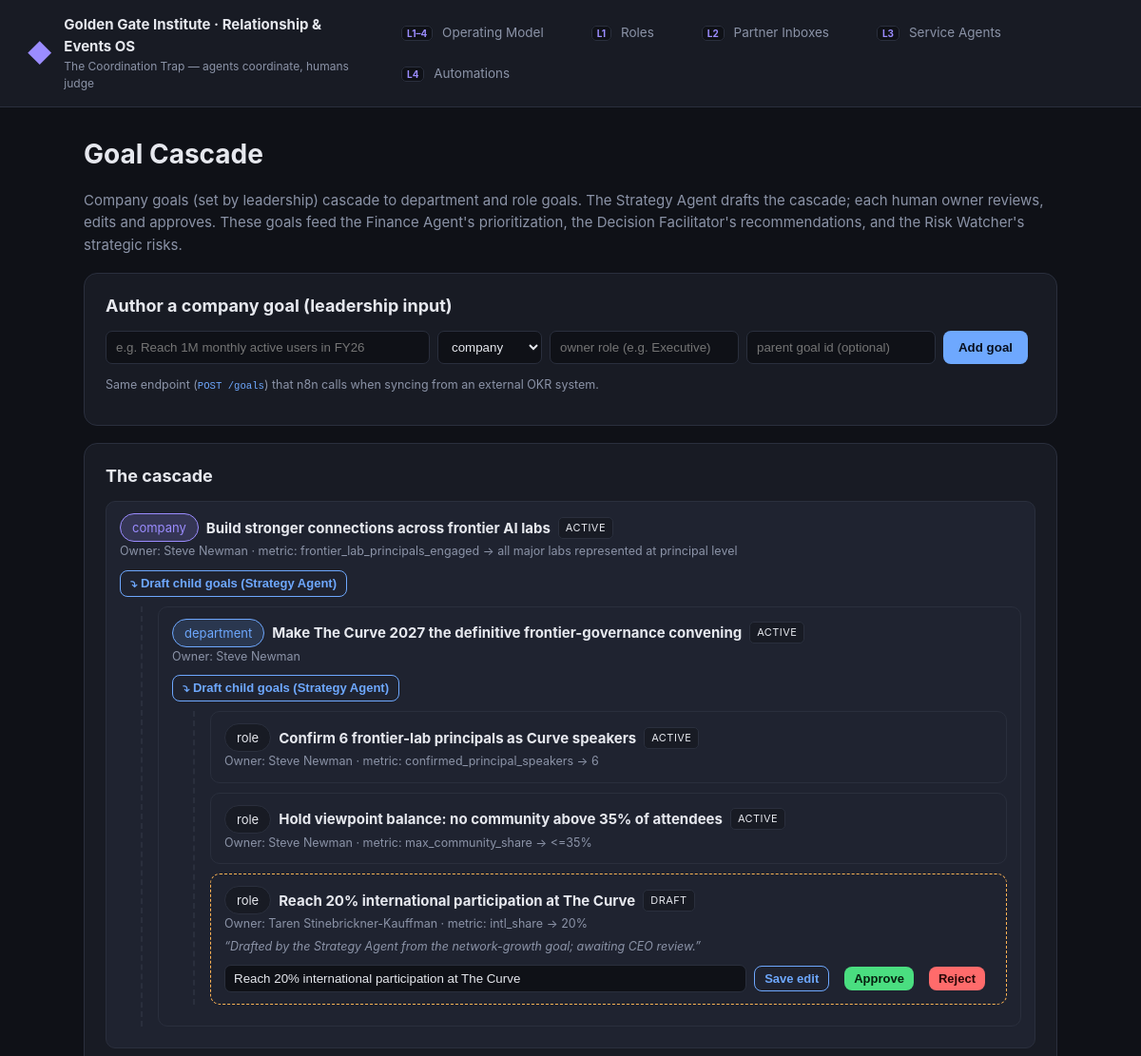
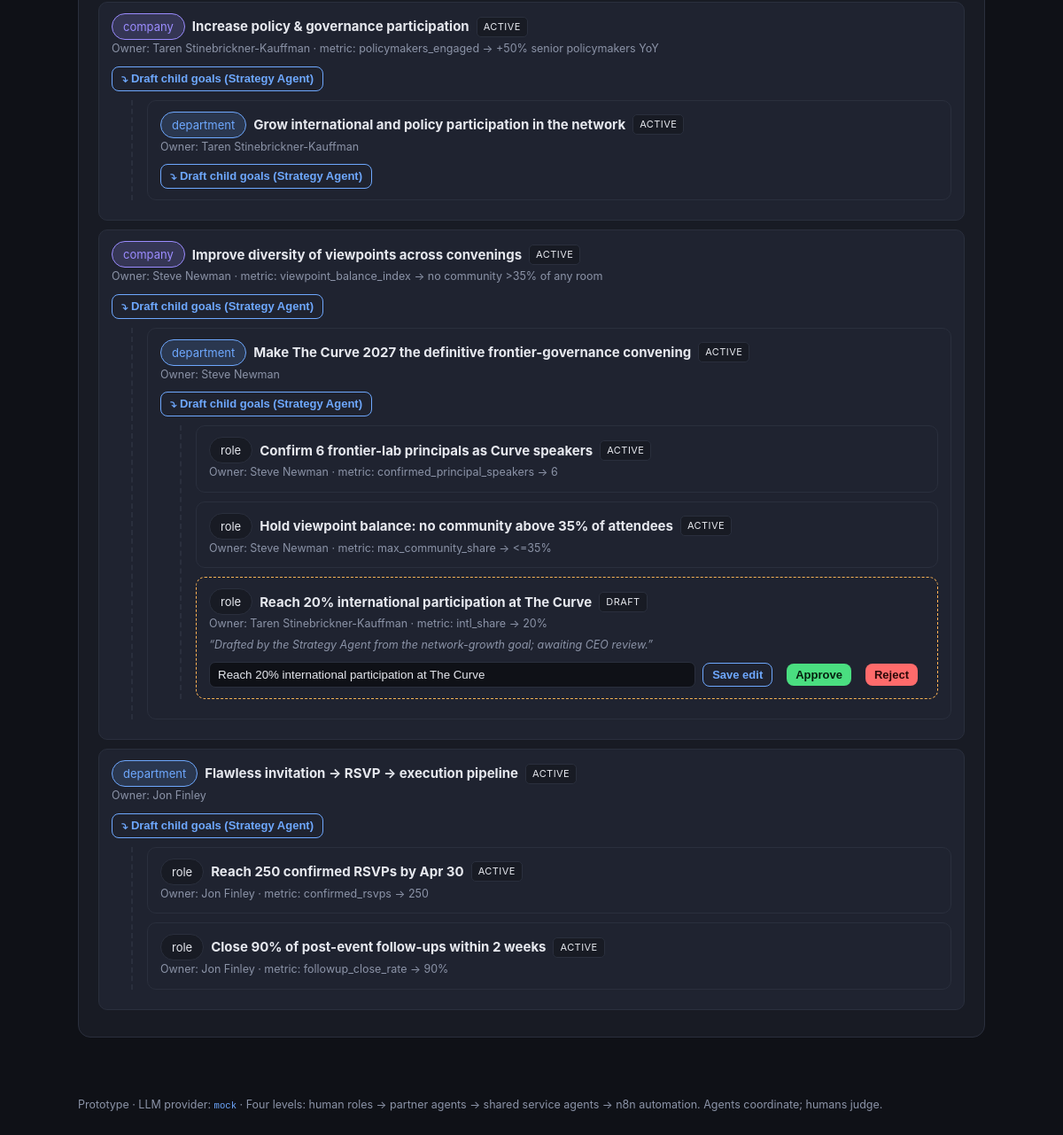
Screenshot of /goals-ui with the database file from the repository (2 pictures, top to bottom).
### tables this page shows
CREATE TABLE nodes (
    id          TEXT PRIMARY KEY,            -- e.g. "feature:one-click-checkout"
    type        TEXT NOT NULL,               -- goal|initiative|project|feature|task|risk|...
    title       TEXT NOT NULL,
    status      TEXT,                        -- free-form per type (e.g. on_track, blocked, open)
    data        TEXT NOT NULL DEFAULT '{}',  -- JSON attributes specific to the node type
    created_at  TEXT NOT NULL,
    updated_at  TEXT NOT NULL
);

CREATE TABLE edges (
    id      TEXT PRIMARY KEY,                -- "src|rel|dst"
    src     TEXT NOT NULL REFERENCES nodes(id),
    rel     TEXT NOT NULL,                   -- belongs_to|owns|affects|blocks|resolves|relates_to|records|part_of
    dst     TEXT NOT NULL REFERENCES nodes(id),
    data    TEXT NOT NULL DEFAULT '{}'
);

### app/main.py (the view)
@app.get("/goals-ui", response_class=HTMLResponse)
def goals_page(request: Request) -> HTMLResponse:
    people = {p["id"]: p["title"] for p in wg.nodes_by_type("person")}
    return templates.TemplateResponse(request, "goals.html", {"goal_tree": wg.goal_tree(), "people": people})

### app/templates/goals.html (shortened to what this page needs)
{% extends "base.html" %}
{% macro goal_node(g, people) %}
  <li class="goal goal-{{ g.data.scope }} status-node-{{ g.status }}">
    <div class="goal-head">
      <span class="chip scope-{{ g.data.scope }}">{{ g.data.scope }}</span>
      <strong>{{ g.title }}</strong>
      <span class="badge status-{{ g.status }}">{{ g.status }}</span>
    </div>
    <div class="muted small">
      Owner: {{ people.get(g.owner, g.data.owner_role or '—') }}
      {% if g.data.metric %}· metric: {{ g.data.metric }} → {{ g.data.target }}{% endif %}
    </div>
    {% if g.data.rationale %}<div class="muted small rationale">“{{ g.data.rationale }}”</div>{% endif %}
    {% if g.status == 'draft' %}
    <form method="post" action="/goals-ui/{{ g.id }}/review" class="goal-form">
      <input type="text" name="title" value="{{ g.title }}" />
      <button name="decision" value="edit" class="btn btn-small btn-ghost">Save edit</button>
      <button name="decision" value="approve" class="btn btn-small btn-approve">Approve</button>
      <button name="decision" value="reject" class="btn btn-small btn-reject">Reject</button>
    </form>
    {% elif g.data.scope in ('company', 'department') %}
    <form method="post" action="/goals-ui/{{ g.id }}/cascade" class="goal-form">
      <button class="btn btn-small btn-ghost">⤵ Draft child goals (Strategy Agent)</button>
    </form>
    {% endif %}
    {% if g.children %}
    <ul class="goal-children">
      {% for c in g.children %}{{ goal_node(c, people) }}{% endfor %}
    </ul>
    {% endif %}
  </li>
{% endmacro %}
{% block content %}
<section class="hero">
  <h1>Goal Cascade</h1>
  <p class="muted">Company goals (set by leadership) cascade to department and role goals.
  The Strategy Agent drafts the cascade; each human owner reviews, edits and approves.
  These goals feed the Finance Agent's prioritization, the Decision Facilitator's recommendations, and the Risk Watcher's strategic risks.</p>
</section>
<section class="card">
  <h2>Author a company goal (leadership input)</h2>
  <form method="post" action="/goals-ui/add" class="goal-add">
    <input type="text" name="title" placeholder="e.g. Reach 1M monthly active users in FY26" required>
    <select name="scope">
      <option value="company">company</option>
    </select>
    <input type="text" name="owner_role" placeholder="owner role (e.g. Executive)">
    <input type="text" name="parent" placeholder="parent goal id (optional)">
    <button class="btn">Add goal</button>
  </form>
  <p class="muted small">Same endpoint (<code>POST /goals</code>) that n8n calls when syncing from an external OKR system.</p>
</section>
<section class="card">
  <h2>The cascade</h2>
  <ul class="goal-tree">
    {% for g in goal_tree %}{{ goal_node(g, people) }}{% endfor %}
  </ul>
</section>
{% endblock %}

### app/static/style.css (style rules this page uses)
:root { --bg: #0f1117; --panel: #181b24; --panel2: #1f2330; --line: #2a2f3d; --text: #e6e8ee; --muted: #8b93a7; --accent: #6ea8fe; --accent2: #9b8cff; --red: #ff6b6b; --amber: #ffb454; --green: #4ade80; --high: #ff6b6b; --medium: #ffb454; --low: #4ade80; }
* { box-sizing: border-box; }
body { margin: 0; background: var(--bg); color: var(--text); font: 15px/1.55 -apple-system, BlinkMacSystemFont, "Segoe UI", Roboto, Helvetica, Arial, sans-serif; }
code { font-family: ui-monospace, SFMono-Regular, Menlo, monospace; font-size: .85em; color: var(--accent); }
.hero h1 { margin: 0 0 4px; font-size: 28px; }
.muted { color: var(--muted); }
.small { font-size: 12.5px; }
.btn { display: inline-block; background: var(--accent); color: #08101f; font-weight: 600; padding: 8px 16px; border-radius: 8px; text-decoration: none; border: none; cursor: pointer; margin-right: 8px; }
.btn-ghost { background: transparent; color: var(--accent); border: 1px solid var(--accent); }
.btn-small { padding: 5px 10px; font-size: 13px; }
.btn-approve { background: var(--green); color: #06210f; }
.btn-reject { background: var(--red); color: #2a0808; }
.card { background: var(--panel); border: 1px solid var(--line); border-radius: 14px; padding: 20px 22px; margin: 18px 0; }
.card h2 { margin: 0 0 12px; font-size: 18px; }
ul { margin: 8px 0; padding-left: 20px; }
li { margin: 5px 0; }
.badge { display: inline-block; font-size: 11px; text-transform: uppercase; letter-spacing: .04em; background: var(--panel); border: 1px solid var(--line); padding: 2px 7px; border-radius: 5px; margin-right: 6px; }
.chip { background: var(--panel2); border: 1px solid var(--line); border-radius: 16px; padding: 4px 12px; font-size: 13px; }
.goal-tree, .goal-children { list-style: none; padding-left: 0; }
.goal-children { margin-left: 22px; padding-left: 16px; border-left: 2px dashed var(--line); }
.goal { background: var(--panel2); border: 1px solid var(--line); border-radius: 10px; padding: 12px 14px; margin: 10px 0; }
.goal-head { display: flex; align-items: center; gap: 8px; flex-wrap: wrap; }
.scope-company { background: rgba(155,140,255,.18); color: var(--accent2); border-color: var(--accent2); }
.scope-department { background: rgba(110,168,254,.15); color: var(--accent); border-color: var(--accent); }
.scope-role { background: var(--panel); }
.status-node-draft { border-style: dashed; border-color: var(--amber); }
.rationale { font-style: italic; margin-top: 4px; }
.goal-form { display: flex; gap: 8px; margin-top: 10px; flex-wrap: wrap; align-items: center; }
.goal-form input[type=text] { flex: 1; min-width: 180px; background: var(--bg); border: 1px solid var(--line); border-radius: 7px; color: var(--text); padding: 6px 9px; }
.goal-add { display: flex; gap: 8px; flex-wrap: wrap; }
.goal-add input, .goal-add select { background: var(--bg); border: 1px solid var(--line); border-radius: 7px; color: var(--text); padding: 8px 10px; }
.goal-add input[name=title] { flex: 1; min-width: 240px; }

### rows the page displays
nodes: title "Build stronger connections across frontier AI labs", status "ACTIVE"
edges: get "Steve Newman"
nodes: title "Make The Curve 2027 the definitive frontier-governance convening" "Make The Curve 2027 the definitive frontier-governance convening", status "ACTIVE" "ACTIVE"
edges: get "Steve Newman" "Steve Newman"
nodes: title "Confirm 6 frontier-lab principals as Curve speakers" "Confirm 6 frontier-lab principals as Curve speakers", status "ACTIVE" "ACTIVE"
edges: get "Steve Newman" "Steve Newman"
nodes: title "Hold viewpoint balance: no community above 35% of attendees" "Hold viewpoint balance: no community above 35% of attendees", status "ACTIVE" "ACTIVE"
edges: get "Steve Newman" "Steve Newman"
nodes: title "Reach 20% international participation at The Curve" "Reach 20% international participation at The Curve", status "DRAFT" "DRAFT", title "Reach 20% international participation at The Curve" "Reach 20% international participation at The Curve"
edges: get "Taren Stinebrickner-Kauffman" "Taren Stinebrickner-Kauffman"
nodes: title "Increase policy & governance participation", status "ACTIVE"
edges: get "Taren Stinebrickner-Kauffman"
nodes: title "Grow international and policy participation in the network", status "ACTIVE"
edges: get "Taren Stinebrickner-Kauffman"
nodes: title "Improve diversity of viewpoints across convenings", status "ACTIVE"
edges: get "Steve Newman"
nodes: title "Flawless invitation → RSVP → execution pipeline", status "ACTIVE"
edges: get "Jon Finley"
nodes: title "Reach 250 confirmed RSVPs by Apr 30", status "ACTIVE"
edges: get "Jon Finley"
nodes: title "Close 90% of post-event follow-ups within 2 weeks", status "ACTIVE"
edges: get "Jon Finley"

### other values shown
{{ g.data.scope }} "company" "department" "role" "role" "role" "company" "department" "company" "department" "role" "role" "role" "department" "role" "role"
{{ g.data.metric }} "frontier_lab_principals_engaged" "confirmed_principal_speakers" "max_community_share" "intl_share" "policymakers_engaged" "viewpoint_balance_index" "confirmed_principal_speakers" "max_community_share" "intl_share" "confirmed_rsvps" "followup_close_rate"
{{ g.data.target }} "all major labs represented at principal level" "6" "<=35%" "20%" "+50% senior policymakers YoY" "no community >35% of any room" "6" "<=35%" "20%" "250" "90%"
{{ g.data.rationale }} "Drafted by the Strategy Agent from the network-growth goal; awaiting CEO review." "Drafted by the Strategy Agent from the network-growth goal; awaiting CEO review."
{{ provider or 'mock' }} "mock"
